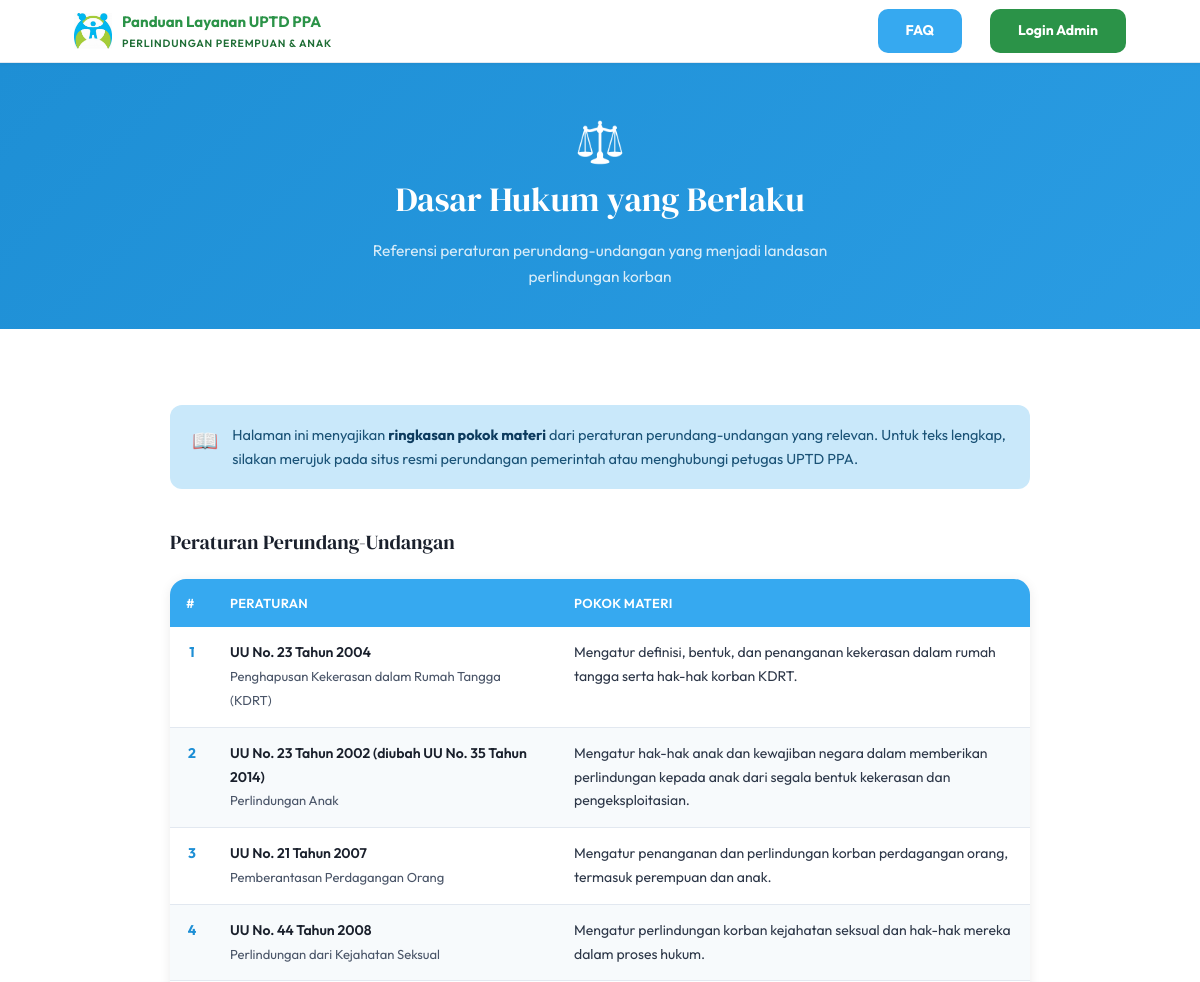
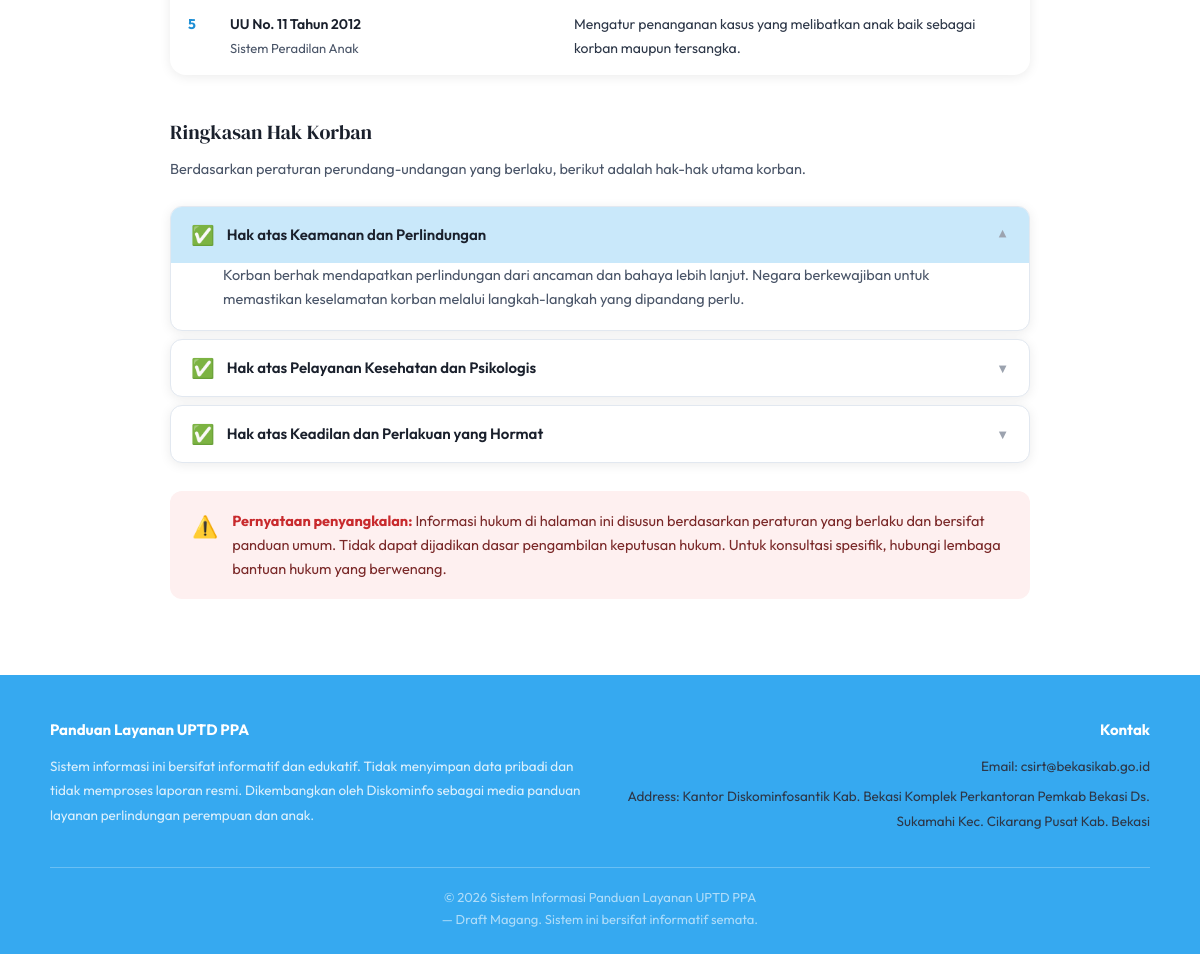
The page /dasar-hukum.php on the database its author committed (2 pictures, top to bottom).
### tables this page shows
CREATE TABLE IF NOT EXISTS dasar_hukum (
  id          INT UNSIGNED AUTO_INCREMENT PRIMARY KEY,
  nama_uu     VARCHAR(300) NOT NULL,                   
  tentang     VARCHAR(300) NOT NULL,                   
  ringkasan   TEXT         NOT NULL,
  urutan      SMALLINT     NOT NULL DEFAULT 1,
  aktif       TINYINT(1)   NOT NULL DEFAULT 1,
  created_at  TIMESTAMP    NOT NULL DEFAULT CURRENT_TIMESTAMP,
  updated_at  TIMESTAMP    NOT NULL DEFAULT CURRENT_TIMESTAMP ON UPDATE CURRENT_TIMESTAMP
);

### dasar-hukum.php (the view, shortened to what this page needs)
<?php
require_once 'includes/config.php';
$dasar_hukum = [];
try {
    $dasar_hukum = $pdo->query("SELECT * FROM dasar_hukum WHERE aktif=1 ORDER BY urutan ASC")->fetchAll();
} catch (Exception $e) {}
include 'includes/header.php';
?>
<div class="page-header">
  <div class="page-header-inner">
    <div class="ph-icon" style="font-size:40px;margin:0 auto 14px;">⚖️</div>
    <h1>Dasar Hukum yang Berlaku</h1>
    <p>Referensi peraturan perundang-undangan yang menjadi landasan perlindungan korban</p>
  </div>
</div>
<section class="section">
  <div class="section-inner" style="max-width:860px;">
    <div class="info-box">
      <div class="ib-icon">📖</div>
      <p>Halaman ini menyajikan <strong>ringkasan pokok materi</strong> dari peraturan perundang-undangan yang relevan. Untuk teks lengkap, silakan merujuk pada situs resmi perundangan pemerintah atau menghubungi petugas UPTD PPA.</p>
    </div>
    <h2 class="section-title" style="margin-top:36px;text-align:left;font-size:20px;">Peraturan Perundang-Undangan</h2>
    <?php if (!empty($dasar_hukum)): ?>
    <table class="legal-table">
      <thead>
        <tr>
          <th style="width:44px;">#</th>
          <th style="width:40%;">Peraturan</th>
          <th>Pokok Materi</th>
        </tr>
      </thead>
      <tbody>
        <?php foreach ($dasar_hukum as $i => $dh): ?>
        <tr>
          <td class="td-num"><?php echo $i+1; ?></td>
          <td class="td-title">
            <?php echo htmlspecialchars($dh['nama_uu']); ?>
            <br><span style="font-weight:400;color:var(--text-mid);font-size:13px;"><?php echo htmlspecialchars($dh['tentang']); ?></span>
          </td>
          <td><?php echo htmlspecialchars($dh['ringkasan']); ?></td>
        </tr>
        <?php endforeach; ?>
      </tbody>
    </table>
    <?php else: ?>
      <p style="color:var(--text-mid);padding:20px 0;">Data dasar hukum sedang disiapkan.</p>
    <?php endif; ?>
    <h2 class="section-title" style="margin-top:40px;text-align:left;font-size:20px;">Ringkasan Hak Korban</h2>
    <p style="color:var(--text-mid);font-size:14.5px;margin-bottom:4px;">Berdasarkan peraturan perundang-undangan yang berlaku, berikut adalah hak-hak utama korban.</p>
    <div class="accordion">
      <div class="acc-item open">
        <button class="acc-trigger" onclick="toggleAcc(this)">
          <span class="at-icon">✅</span>
          <span class="at-text">Hak atas Keamanan dan Perlindungan</span>
          <span class="at-arrow">▼</span>
        </button>
        <div class="acc-body"><div class="acc-body-inner">
          <p>Korban berhak mendapatkan perlindungan dari ancaman dan bahaya lebih lanjut. Negara berkewajiban untuk memastikan keselamatan korban melalui langkah-langkah yang dipandang perlu.</p>
        </div></div>
      </div>
      <div class="acc-item">
        <button class="acc-trigger" onclick="toggleAcc(this)">
          <span class="at-icon">✅</span>
          <span class="at-text">Hak atas Pelayanan Kesehatan dan Psikologis</span>
          <span class="at-arrow">▼</span>
        </button>
      </div>
      <div class="acc-item">
        <button class="acc-trigger" onclick="toggleAcc(this)">
          <span class="at-icon">✅</span>
          <span class="at-text">Hak atas Keadilan dan Perlakuan yang Hormat</span>
          <span class="at-arrow">▼</span>
        </button>
      </div>
    </div>
    <div class="info-box warn" style="margin-top:28px;">
      <div class="ib-icon">⚠️</div>
      <p><strong>Pernyataan penyangkalan:</strong> Informasi hukum di halaman ini disusun berdasarkan peraturan yang berlaku dan bersifat panduan umum. Tidak dapat dijadikan dasar pengambilan keputusan hukum. Untuk konsultasi spesifik, hubungi lembaga bantuan hukum yang berwenang.</p>
    </div>
  </div>
</section>
<?php include 'includes/footer.php'; ?>

### includes/header.php (shortened to what this page needs)
<!DOCTYPE html>
<html lang="id">
<head>
<link rel="stylesheet" href="css/style.css">
</head>
<body>
<nav class="navbar" id="navbar" role="navigation" aria-label="Navigasi utama">
  <div class="nav-inner">
    <a href="index.php" class="nav-logo">
      <img src="images/logo_ppa.jpg" alt="Logo PPA">
      <div class="nav-logo-text">
        <span class="lt-main">Panduan Layanan UPTD PPA</span>
        <span class="lt-sub">PERLINDUNGAN PEREMPUAN &amp; ANAK</span>
      </div>
    </a>
    <a href="faq.php" class="btn-faq">FAQ</a>
    <a href="admin/login.php" class="btn-faq" style="margin-left:8px;background:var(--green);">Login Admin</a>
  </div>
</nav>

### includes/footer.php (shortened to what this page needs)
<footer class="footer">
  <div class="footer-inner">
    <div class="footer-grid" style="display:flex;justify-content:space-between;align-items:flex-start;gap:20px;">
      <div style="flex:1;min-width:220px;">
        <h5>Panduan Layanan UPTD PPA</h5>
        <p>Sistem informasi ini bersifat informatif dan edukatif. Tidak menyimpan data pribadi dan tidak memproses laporan resmi. Dikembangkan oleh Diskominfo sebagai media panduan layanan perlindungan perempuan dan anak.</p>
      </div>
      <div id="footer-contact" style="flex:1;min-width:220px;text-align:right;">
        <h5>Kontak</h5>
        <p style="margin:6px 0;color:var(--text);">Email: csirt@bekasikab.go.id</p>
        <p style="margin:6px 0;color:var(--text);">Address: Kantor Diskominfosantik Kab. Bekasi Komplek Perkantoran Pemkab Bekasi Ds. Sukamahi Kec. Cikarang Pusat Kab. Bekasi</p>
      </div>
    </div>
    <div class="footer-bottom">
      © 2026 Sistem Informasi Panduan Layanan UPTD PPA<br>
      — Draft Magang. Sistem ini bersifat informatif semata.
    </div>
  </div>
</footer>
</body>
</html>

### rows shown on the page
dasar_hukum: nama_uu "UU No. 23 Tahun 2004", tentang "Penghapusan Kekerasan dalam Rumah Tangga (KDRT)", ringkasan "Mengatur definisi, bentuk, dan penanganan kekerasan dalam rumah tangga serta hak-hak korban KDRT."
dasar_hukum: nama_uu "UU No. 23 Tahun 2002 (diubah UU No. 35 Tahun 2014)", tentang "Perlindungan Anak", ringkasan "Mengatur hak-hak anak dan kewajiban negara dalam memberikan perlindungan kepada anak dari segala bentuk kekerasan dan pengeksploitasian."
dasar_hukum: nama_uu "UU No. 21 Tahun 2007", tentang "Pemberantasan Perdagangan Orang", ringkasan "Mengatur penanganan dan perlindungan korban perdagangan orang, termasuk perempuan dan anak."
dasar_hukum: nama_uu "UU No. 44 Tahun 2008", tentang "Perlindungan dari Kejahatan Seksual", ringkasan "Mengatur perlindungan korban kejahatan seksual dan hak-hak mereka dalam proses hukum."
dasar_hukum: nama_uu "UU No. 11 Tahun 2012", tentang "Sistem Peradilan Anak", ringkasan "Mengatur penanganan kasus yang melibatkan anak baik sebagai korban maupun tersangka."
